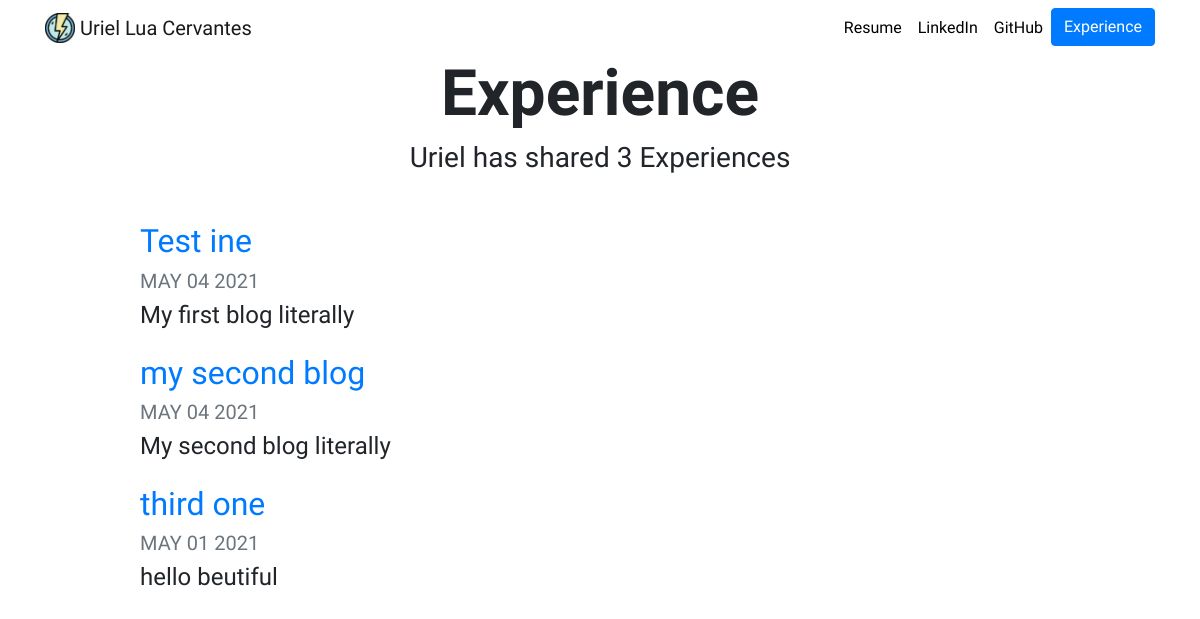
The page /blog/ on the database as committed earlier.
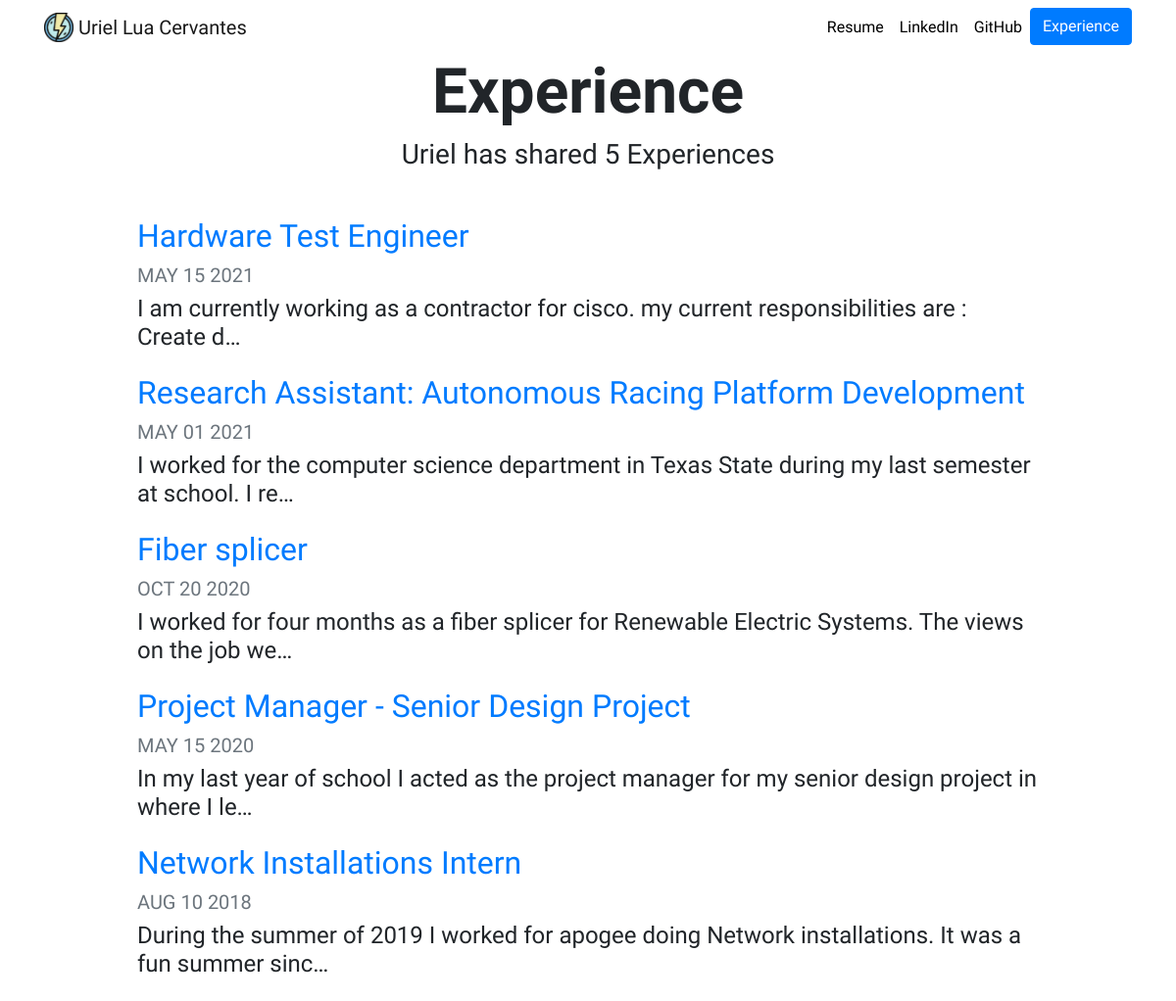
The same page on the database as committed later.
### blog/models.py (models this page shows, shortened)
class Blog(models.Model):
    title = models.CharField(max_length=100)
    description = models.TextField()
    date = models.DateField()

### blog/views.py (the view)
# urls.py: path('', views.all_blogs, name='all_blogs'),
def all_blogs(request):
    blogs = Blog.objects.order_by('-date')
    return render(request, 'blog/all_blogs.html',{'blogs':blogs})

### blog/templates/blog/all_blogs.html
{% extends "portfolio/base.html" %}
{% load static %}
{% block content %}
<h1 id="blogtitle" class="font-weight-bold text-center">Experience</h1>
<h3 class="text-center mb-5">Uriel has shared {{ blogs.count }} Experience{{ blogs.count|pluralize }}</h3>
{% for blog in blogs %}
<div class="row justify-content-center my-3">
  <div class="col-md-10">
    <a href="{% url 'blog:detail' blog.id %}">
      <h2>{{ blog.title }}</h2>
    </a>
    <h5 class="text-muted">{{ blog.date|date:'M d Y'|upper }}</h5>
    <h4>{{ blog.description|striptags|truncatechars:100 }}</h4>
  </div>
</div>
{% endfor %}
{% endblock %}

### portfolio/templates/portfolio/base.html (shortened to what this page needs)
{% load static %}
<!doctype html>
{% load static %}
<html lang="en">
<head>
  <link rel="stylesheet" href="https://stackpath.bootstrapcdn.com/bootstrap/4.4.1/css/bootstrap.min.css">
  <link rel="stylesheet" href="{% static "portfolio/custom.css" %}">
</head>
<body>
  <nav id="topNav" class="navbar navbar-expand-md navbar-light">
    <div class="container">
      <a class="navbar-brand" href="{% url 'home' %}">
        <img src="{% static "portfolio/logo1.png" %}" width="30" height="30" class="d-inline-block align-top">
        <span>Uriel Lua Cervantes</span>
      </a>
      <div class="collapse navbar-collapse text-center" id="navbarNav">
        <ul class="navbar-nav ml-auto">
          <li class="nav-item">
            <a class="nav-link" href="{% static "portfolio/resume.pdf" %}">Resume</a>
          </li>
          <li class="nav-item">
            <a class="nav-link" href="https://www.linkedin.com/in/uriellua/" target="_blank">LinkedIn</a>
          </li>
          <li class="nav-item">
            <a class="nav-link" href="https://github.com/uriellua14" target="_blank">GitHub</a>
          </li>
          <li>
            <a role="button" href="{% url 'blog:all_blogs' %}" class="btn btn-primary">Experience</a>
          </li>
        </ul>
      </div>
    </div>
  </nav>
  <div class="container">
    {% block content %}{% endblock %}
  </div>
</body>
</html>

### portfolio/static/portfolio/custom.css (style rules this page uses)
.navbar-nav .nav-link { color: rgba(0,0,0,1) !important; }
body { font-family: 'KoHo', sans-serif; }
#blogtitle { font-size: 4rem; }

Rows that differ between the two databases and show on the page:
removed Blog: title "my second blog", date "MAY 04 2021", description "My second blog literally"
changed Blog: title "Test ine" → "Hardware Test Engineer"; date "MAY 04 2021" → "MAY 15 2021"; description "My first blog literally" → "I am currently working as a contractor for cisco. my current responsibilities are : Create d…"
changed Blog: title "third one" → "Research Assistant: Autonomous Racing Platform Development"; description "hello beutiful" → "I worked for the computer science department in Texas State during my last semester at school. I re…"
added Blog: title "Fiber splicer", date "OCT 20 2020", description "I worked for four months as a fiber splicer for Renewable Electric Systems. The views on the job we…"
added Blog: title "Project Manager - Senior Design Project", date "MAY 15 2020", description "In my last year of school I acted as the project manager for my senior design project in where I le…"
added Blog: title "Network Installations Intern", date "AUG 10 2018", description "During the summer of 2019 I worked for apogee doing Network installations. It was a fun summer sinc…"
Other text that changed with them:
{{ blogs.count }}: "3" → "5"
